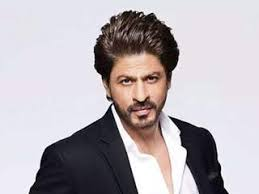
#> input picture input.jpeg, 259 x 194 px, found by its file name
$ jupyter execute nm_project_gen_ai.ipynb
#> lines starting #> are read from the running program, lines starting #| are printed output that depends on the picture
<a href="https://colab.research.google.com/github/Kiruthi14/Age-classification-with-cnn/blob/main/nm_project_gen_ai.ipynb" target="_parent"></a>

[cell 1]
import cv2
import numpy as np

# Define age groups
age_groups = ["0-2", "4-6", "8-12", "15-20", "25-32", "38-43", "48-53", "60-100"]

def preprocess_image(image_path):
#> called with image_path = '/content/input.jpeg'
    img = cv2.imread(image_path)
#> img is the input picture: shape (194, 259, 3); mean B, G, R 181.2, 176.1, 182.6
    img = cv2.resize(img, (224, 224))  # Resize image to 224x224
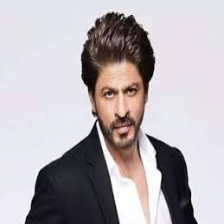
#> img: shape (224, 224, 3); mean B, G, R 181.2, 176, 182.5
    img = img.astype('float32') / 255.0  # Normalize pixel values
    return img

def predict_age(image_path):
    img = preprocess_image(image_path)

    # Replace this part with your age prediction logic
    # For demonstration, let's randomly pick an age group index
    age_group_index = np.random.randint(0, len(age_groups))

    predicted_age_group = age_groups[age_group_index]
    return predicted_age_group

# Test the model
image_path = '/content/input.jpeg'
predicted_age = predict_age(image_path)
print("Predicted age group:", predicted_age)
